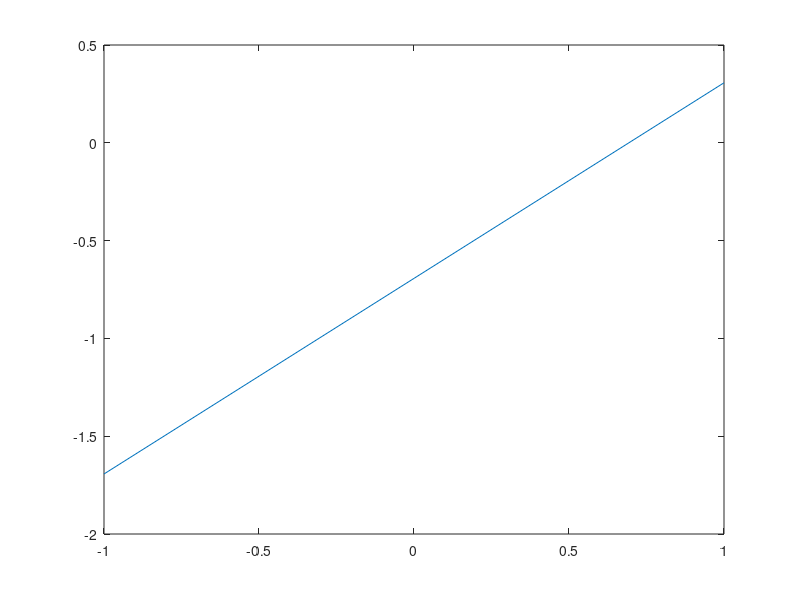

Write MATLAB code to recreate this figure.
%definimos la funcion 
f1 = @(x) x*log(x) - cos(x);
%pedimos por entrada los valores de a, b y x0
a = 1;
b = 4;
tol = 0.00000001;
iteraciones = 0;
%se realizan las iteraciones
i = 0;
x0 = 10000; %valor exagerado para la primera iteracion
error = x0;
errores = [];
raiz = [];
A = [];
B = [];
while error > tol 
    m = (b + a)/2;
    if (f1(m) == 0)
        break
    elseif (f1(a)*f1(m)<0) 
        b = m;
    else
        a = m;
    end
    error = abs(x0 - m);
    x0 = m;
    i = i+1;
    raiz = [raiz,m];
    A = [A, a];
    B = [B, b];
    errores = [errores, error];
    iteraciones = iteraciones + 1;

end

%calculamos el ln de los errores y procedemos a graficar

LOGS = log(errores);

%eliminamos el primer elemento de los errores ya que es uno artificialmente
%añadido para efectos del loop
Y = [];
for i = 3:iteraciones 
    Y = [Y , LOGS(i)];
end
X = [];
for i = 2:iteraciones-1
    X = [X , LOGS(i)];
end
plot(X,Y);

%procedemos a calcular el valor de p y el valor de C

p = (LOGS(iteraciones) - LOGS(iteraciones - 1))/(LOGS(iteraciones - 1) - LOGS(iteraciones - 2));

C = exp(LOGS(iteraciones)-p*LOGS(iteraciones - 1));

%Se crea la funcion logaritmica y se graficará en el intervalo [-2, 2]
intervalo = (-1: 0.5: 1);
funcLog = p.*intervalo + log(C);
plot(intervalo, funcLog); 